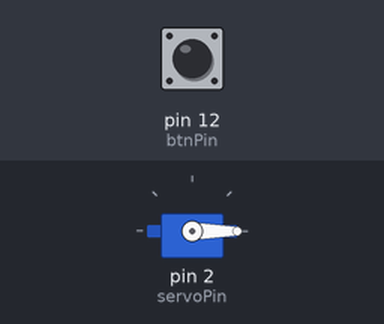
A sketch run on a simulated Arduino Uno, built with avr-gcc and run on an emulated ATmega328P. On the bench: servo. Inputs (shaded band) come from the test bench; at power-on: pin 12 (btnPin) HIGH.

Above: at 1.2 s.
1.3 s: pin 12 (btnPin) pulled LOW for 0.15 s
At 2.5 s:
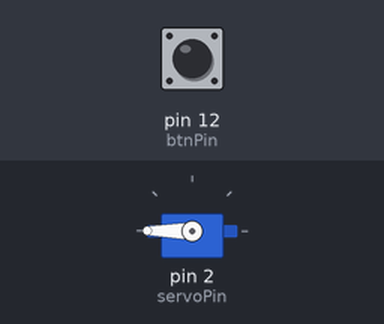
2.9 s: pin 12 (btnPin) pulled LOW for 1 s
At 3.2 s:
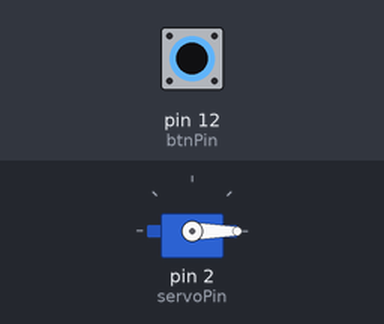
5.4 s: pin 12 (btnPin) pulled LOW for 3.2 s
At 5.7 s:
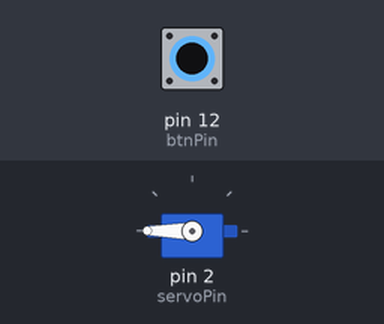
Timing chart, 0 to 8.4 s (numbered marks = the images above; inputs shaded):
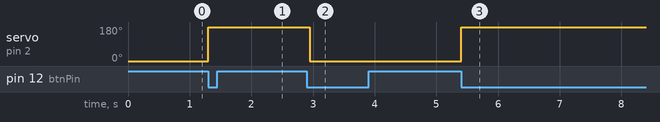

Measured:
- after the input at 1.3 s, servo on pin 2 (servoPin): 0° → 180° at once
- after the input at 2.9 s, servo on pin 2 (servoPin): 180° → 0° after 0.05 s
- after the input at 5.4 s, servo on pin 2 (servoPin): 0° → 180° at once

The sketch:

LandosSabaccCheater.ino
```cpp
// Lando's Sabacc Cheater

// Servo Stuff
#include <Servo.h> // Include Servo Library
int servoPin = 2; // Servo is connected to pin 9
int servoPos = 0; // Servo starts at 0 degrees
int servoStartPos = 0; // Servo starting position (0)
Servo myServo; // Creating a virtual Servo object myServo

// Button Stuff
int btnPin = 12; // Button is connected to pin 2
int btnGnd = 10; // The GND pin for the btn
int btnVal; // Button value(on or off) has no default value

// Misc.
int cardOut = 0; // Is the card out? (1 = yes, 0 = no)
int dt = 100; // How many milliseconds to delay for

void setup() {
  // put your setup code here, to run once:
  pinMode(btnGnd, OUTPUT); // btnGnd is an OUTPUT
  digitalWrite(btnGnd, LOW); // Set btnGnd to act like a GND
  pinMode(btnPin, INPUT); // Set button pin to an input pin
  digitalWrite(btnPin, HIGH); // This sends command to an input. More info on this hack: https://www.youtube.com/watch?v=ChHNI8yt69g&t=495s
  Serial.begin(9600); // Start the Serial monitor to easily read variables from the Arduino (9600 baudrate)
  myServo.attach(servoPin); // Attach my virtual myServo object to the servoPin
  myServo.write(servoStartPos); // Move myServo to servoStartPos degrees
}

void loop() {
  // put your main code here, to run repeatedly:
  btnVal = digitalRead(btnPin); // btnVal = On or Off
  if (btnVal == 0) {
    // If button is being pressed:
    if (cardOut == 0) {
      // If the card has not been pushed out yet
      servoPos = 180; // servoPos = 180
      myServo.write(servoPos); // Move myServo to servoPos degrees
      cardOut = 1; // Set the card to out
    }
    else if (cardOut == 1) {
      // Else if(elif) the card has already been pushed out
      servoPos = 0; // servoPos = 0
      myServo.write(servoPos); // Move myServo to servoPos degrees
      cardOut = 0; // Set the card to retracted
    }
    while (btnVal == 0) {
      // While Button is being pressed
      btnVal = digitalRead(btnPin); // Check if the button is being pressed by setting btnVal to on or off
    }
  }
  delay(dt); // Delay for dt to avoid the button bouncing
}
```
